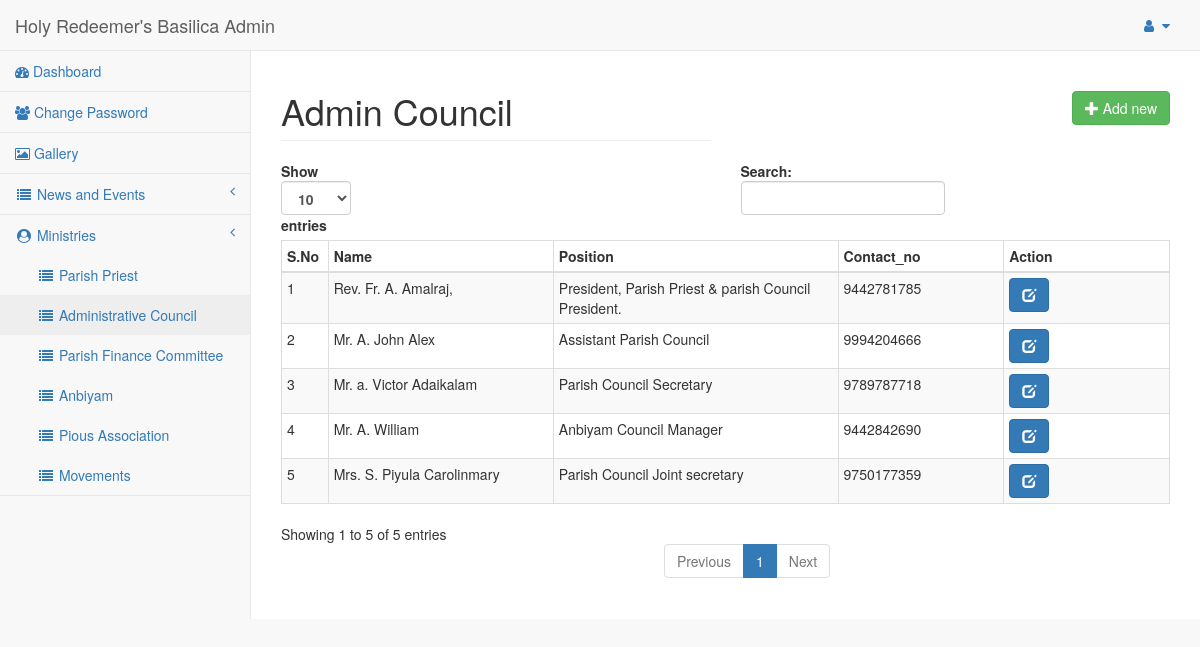
The page /admin-panel/admin_council_list.php (signed in) on the database its author committed.
### tables this page shows
CREATE TABLE `admin_council` (
  `id` int(11) NOT NULL AUTO_INCREMENT,
  `name` varchar(191) DEFAULT NULL,
  `designation` varchar(500) DEFAULT NULL,
  `address` text,
  `from_year` int(11) DEFAULT NULL,
  `to_year` int(11) DEFAULT NULL,
  `contact_no` bigint(20) DEFAULT NULL,
  KEY `id` (`id`)
);

### admin-panel/admin_council_list.php (the view, shortened to what this page needs)
<?php
include "connect.php";
$select = mysqli_query($connect,"select * from admin_council");
?>
<?php include BASE_PATH . '/includes/header.php'; ?>
<div id="page-wrapper">
    <div class="row">
        <div class="col-lg-6">
            <h1 class="page-header">Admin Council</h1>
        </div>
        <div class="col-lg-6">
            <div class="page-action-links text-right">
                <a href="admin_council_form.php" class="btn btn-success"><i class="glyphicon glyphicon-plus"></i> Add new</a>
            </div>
        </div>
    </div>
    <table class="table table-striped table-bordered table-condensed" id="dataTables-example">
        <thead>
            <tr>
                <th width="5%"> S.No</th>
                <th width="20%">Name</th>
                <th width="25%">Position</th>
                <th width="15%">Contact_no</th>
                <th width="15%">Action</th>
            </tr>
        </thead>
        <tbody>
            <?php
            $i=1;
            while($fetch = mysqli_fetch_assoc($select))
        {
            ?>
            <tr>
                <td><?php echo $i;?></td>
                <td><?php echo $fetch['name'];?></td>
                <td><?php echo $fetch['designation'];?></td>
                <td><?php echo $fetch['contact_no'];?></td>
                <td><a href="admin_council_edit.php?id=<?php echo
                    $fetch['id'];?>" class="btn btn-primary"><i class="glyphicon glyphicon-edit"></i></a>
            </td>
            </tr>
             <?php
             $i++;
         }
         ?>
        </tbody>
    </table>
</div>
<?php include BASE_PATH . '/includes/footer.php'; ?>

### admin-panel/assets/css/sb-admin-2.css (style rules this page uses)
body { background-color: #f8f8f8; }
#page-wrapper { padding: 0 15px; min-height: 568px; background-color: white; }
@media (min-width: 768px) { #page-wrapper { position: inherit; margin: 0 0 0 250px; padding: 0 30px; border-left: 1px solid #e7e7e7; } }
.page-action-links { margin:40px 0px 20px 0px; }

### rows shown on the page
admin_council: name "Rev. Fr. A. Amalraj,", designation "President, Parish Priest & parish Council President.", contact_no "9442781785"
admin_council: name "Mr. A. John Alex", designation "Assistant Parish Council", contact_no "9994204666"
admin_council: name "Mr. a. Victor Adaikalam", designation "Parish Council Secretary", contact_no "9789787718"
admin_council: name "Mr. A. William", designation "Anbiyam Council Manager", contact_no "9442842690"
admin_council: name "Mrs. S. Piyula Carolinmary", designation "Parish Council Joint secretary", contact_no "9750177359"
